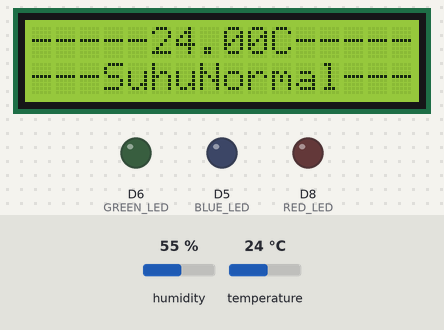
A sketch run on a simulated ESP8266 (NodeMCU). On the bench: 16×2 character LCD, output pins drawn as LEDs (lit = HIGH). The test bench sets the inputs (shaded band); at power-on: temperature 24 °C, humidity 55 %. WiFi joins after 1.5 s; servers stay silent unless stated; no MQTT or app messages arrive unless stated; what the sketch prints to the serial monitor is not drawn.

Above: at 5.6 s.
5.7 s: temperature set to 27 °C
At 12.3 s:
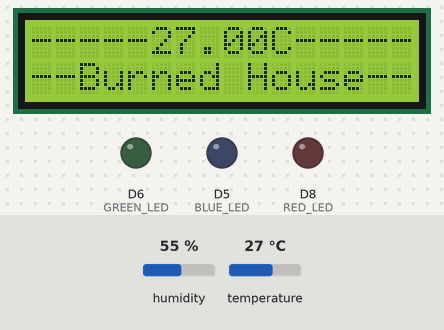
12.6 s: temperature set to 12 °C
At 16.2 s:
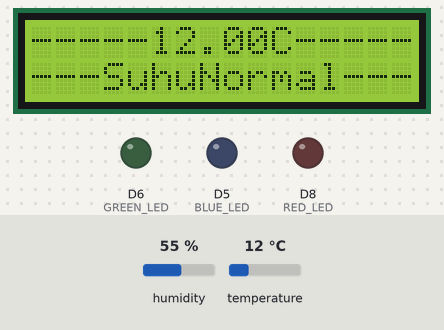
19.5 s: temperature set to 28 °C
At 22.8 s:
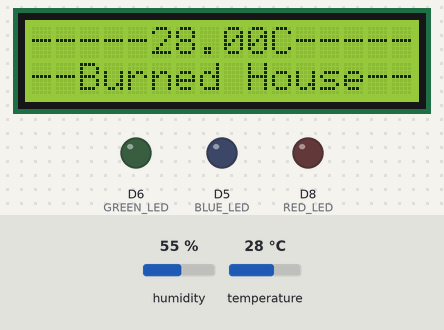
26.4 s: temperature set to 24 °C
At 31.3 s:
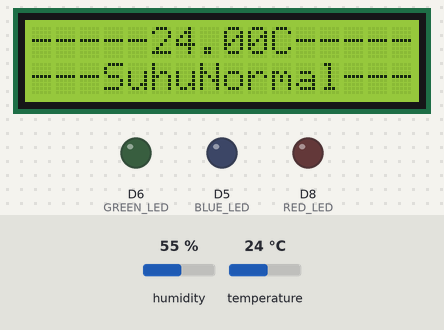
Timing chart, 0 to 32.8 s (numbered marks = the images above; inputs shaded):
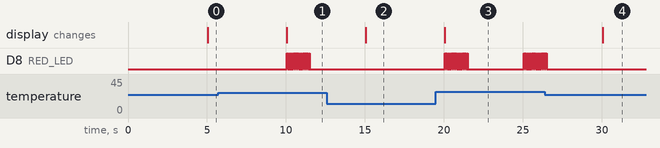

Measured:
- the behaviour switches between 25 and 26 °C on temperature (found by bisection; images 0 and 1)
- after the input at 5.7 s, D8 (RED_LED): alternates HIGH for 0.05 s and LOW for 0.05 s, 30 changes in all, then stays LOW, starting after 4.4 s; the display: changes after 4.4 s (image 1)
- after the input at 12.6 s, D8 (RED_LED): stops changing and stays LOW; the display: changes after 2.5 s (image 2)
- after the input at 19.5 s, D8 (RED_LED): goes 14 × (HIGH 0.05 s, LOW 0.05 s), HIGH 0.05 s, LOW 3.6 s, 13 × (HIGH 0.05 s, LOW 0.05 s), then HIGH, starting after 0.57 s; the display: changes after 0.57 s (image 3)
- after the input at 26.4 s, D8 (RED_LED): goes on until 26.5 s, then stays LOW; the display: changes after 3.7 s (image 4)

The sketch:

tubes.ino
```cpp
#include <Arduino.h>
#include <ESP8266WiFi.h>
#include <PubSubClient.h>
#include <SimpleDHT.h>
#include <Wire.h>
#include <LiquidCrystal_I2C.h>

LiquidCrystal_I2C lcd(0x27, 16, 2);
#define RED_LED D8 //led warna merah
#define GREEN_LED D6 //led warna hijau
#define BLUE_LED D5 //led warnah biru
const char *ssid = "POCO X3 Pro";//silakan disesuaikan sendiri
const char *password = "berkahibu";//silakan disesuaikan sendiri
const char *mqtt_server = "broker.hivemq.com";
WiFiClient espClient;
PubSubClient client(espClient);
SimpleDHT11 dht11(D7);
long now = millis();
long lastMeasure = 0;
void setup_wifi()
{
  delay(10);
  Serial.println();
  Serial.print("Connecting to ");
  Serial.println(ssid);
  WiFi.begin(ssid, password);
  while (WiFi.status() != WL_CONNECTED)
  {
    delay(500);
    Serial.print(".");
  }
  Serial.println("");
  Serial.print("WiFi connected - ESP IP address: ");
  Serial.println(WiFi.localIP());
}
void reconnect()
{
  while (!client.connected())
  {
    Serial.print("Attempting MQTT connection...");
    if (client.connect("ESP8266Client"))
    {
      Serial.println("connected");
    }
    else
    {
      Serial.print("failed, rc=");
      Serial.print(client.state());
      Serial.println(" try again in 5 seconds");
      delay(5000);
    }
  }
}
void setup()
{
  lcd.init(); // initialize the lcd
  lcd.backlight();
  lcd.clear();
  lcd.home();
  Serial.begin(115200);
  Serial.println("Mqtt Node-RED");
  setup_wifi();
  client.setServer(mqtt_server, 1883);
  pinMode(RED_LED, OUTPUT); //atur pin-pin digital sebagai output
  pinMode(GREEN_LED, OUTPUT);
  pinMode(BLUE_LED, OUTPUT);
}
void loop()
{
  now = millis();
  if (now - lastMeasure > 5000)
  {
    lastMeasure = now;
    int err = SimpleDHTErrSuccess;
    byte temperature = 0;
    byte humidity = 0;
    if ((err = dht11.read(&temperature, &humidity, NULL)) != SimpleDHTErrSuccess)
    {
      Serial.print("Pembacaan DHT11 gagal, err=");
      Serial.println(err);
      delay(1000);
      return;
    }
    static char temperatureTemp[7];
    dtostrf(temperature, 4, 2, temperatureTemp);
    lcd.home();
    lcd.setCursor(0, 0);
    lcd.print("-----");
    lcd.print(temperatureTemp);
    lcd.print("C-----");
    if  ((int)temperature > 25) {
      lcd.home();
      lcd.setCursor(0, 1);
      lcd.println("--Burned House--");
      digitalWrite(RED_LED, HIGH);
      delay(50);
      digitalWrite(RED_LED, LOW);
      delay(50);
      digitalWrite(RED_LED, HIGH);
      delay(50);
      digitalWrite(RED_LED, LOW);
      delay(50);
      digitalWrite(RED_LED, HIGH);
      delay(50);
      digitalWrite(RED_LED, LOW);
      delay(50);
      digitalWrite(RED_LED, HIGH);
      delay(50);
      digitalWrite(RED_LED, LOW);
      delay(50);
      digitalWrite(RED_LED, HIGH);
      delay(50);
      digitalWrite(RED_LED, LOW);
      delay(50);
      digitalWrite(RED_LED, HIGH);
      delay(50);
      digitalWrite(RED_LED, LOW);
      delay(50);
      digitalWrite(RED_LED, HIGH);
      delay(50);
      digitalWrite(RED_LED, LOW);
      delay(50);
      digitalWrite(RED_LED, HIGH);
      delay(50);
      digitalWrite(RED_LED, LOW);
      delay(50);
      digitalWrite(RED_LED, HIGH);
      delay(50);
      digitalWrite(RED_LED, LOW);
      delay(50);
      digitalWrite(RED_LED, HIGH);
      delay(50);
      digitalWrite(RED_LED, LOW);
      delay(50);
      digitalWrite(RED_LED, HIGH);
      delay(50);
      digitalWrite(RED_LED, LOW);
      delay(50);
      digitalWrite(RED_LED, HIGH);
      delay(50);
      digitalWrite(RED_LED, LOW);
      delay(50);
      digitalWrite(RED_LED, HIGH);
      delay(50);
      digitalWrite(RED_LED, LOW);
      delay(50);
      digitalWrite(RED_LED, HIGH);
      delay(50);
      digitalWrite(RED_LED, LOW);
      delay(50);
      digitalWrite(RED_LED, HIGH);
      delay(50);
      digitalWrite(RED_LED, LOW);
      delay(50);
    } else {
      lcd.home();
      lcd.setCursor(0, 1);
      lcd.println("---SuhuNormal----");
    }
    if (!client.connected())
    {
      reconnect();
    }
    if (!client.loop())
    {
      client.connect("ESP8266Client");
    }
    client.publish("1941720180/ilhamibrahim", temperatureTemp);
  }
}
```
